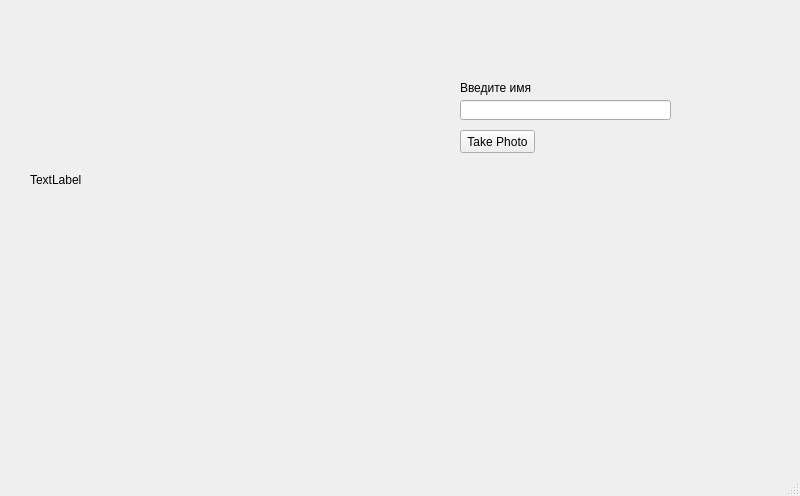
<?xml version="1.0" encoding="UTF-8"?>
<ui version="4.0">
 <class>Add_user</class>
 <widget class="QMainWindow" name="Add_user">
  <property name="geometry">
   <rect>
    <x>0</x>
    <y>0</y>
    <width>800</width>
    <height>496</height>
   </rect>
  </property>
  <property name="windowTitle">
   <string>MainWindow</string>
  </property>
  <widget class="QWidget" name="centralwidget">
   <widget class="QLabel" name="Video_Label">
    <property name="geometry">
     <rect>
      <x>30</x>
      <y>30</y>
      <width>400</width>
      <height>300</height>
     </rect>
    </property>
    <property name="text">
     <string>TextLabel</string>
    </property>
   </widget>
   <widget class="QPushButton" name="takePhotoButton">
    <property name="geometry">
     <rect>
      <x>460</x>
      <y>130</y>
      <width>75</width>
      <height>23</height>
     </rect>
    </property>
    <property name="text">
     <string>Take Photo</string>
    </property>
   </widget>
   <widget class="QLineEdit" name="lineEdit">
    <property name="geometry">
     <rect>
      <x>460</x>
      <y>100</y>
      <width>211</width>
      <height>20</height>
     </rect>
    </property>
   </widget>
   <widget class="QLabel" name="label_2">
    <property name="geometry">
     <rect>
      <x>460</x>
      <y>80</y>
      <width>81</width>
      <height>16</height>
     </rect>
    </property>
    <property name="text">
     <string>Введите имя</string>
    </property>
   </widget>
  </widget>
  <widget class="QMenuBar" name="menubar">
   <property name="geometry">
    <rect>
     <x>0</x>
     <y>0</y>
     <width>800</width>
     <height>21</height>
    </rect>
   </property>
  </widget>
  <widget class="QStatusBar" name="statusbar"/>
 </widget>
 <resources/>
 <connections/>
</ui>
